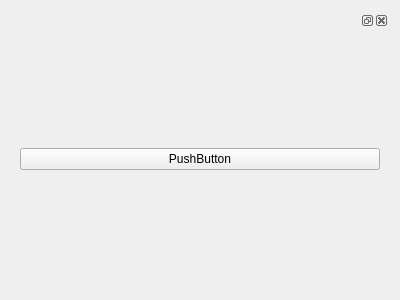
<?xml version="1.0" encoding="UTF-8"?>
<ui version="4.0">
 <class>tt_Form</class>
 <widget class="QWidget" name="tt_Form">
  <property name="geometry">
   <rect>
    <x>0</x>
    <y>0</y>
    <width>400</width>
    <height>300</height>
   </rect>
  </property>
  <property name="windowTitle">
   <string notr="true">Form</string>
  </property>
  <property name="toolTip">
   <string notr="true"/>
  </property>
  <property name="statusTip">
   <string notr="true"/>
  </property>
  <property name="whatsThis">
   <string notr="true"/>
  </property>
  <layout class="QVBoxLayout" name="tt_verticalLayout">
   <item>
    <widget class="QDockWidget" name="tt_dockWidget">
     <property name="toolTip">
      <string notr="true"/>
     </property>
     <property name="statusTip">
      <string notr="true"/>
     </property>
     <property name="whatsThis">
      <string notr="true"/>
     </property>
     <widget class="QWidget" name="tt_dockWidgetContents">
      <property name="toolTip">
       <string notr="true"/>
      </property>
      <property name="statusTip">
       <string notr="true"/>
      </property>
      <property name="whatsThis">
       <string notr="true"/>
      </property>
      <layout class="QVBoxLayout" name="tt_verticalLayout_2">
       <item>
        <widget class="QPushButton" name="tt_pushButton">
         <property name="toolTip">
          <string notr="true"/>
         </property>
         <property name="statusTip">
          <string notr="true"/>
         </property>
         <property name="whatsThis">
          <string notr="true"/>
         </property>
         <property name="accessibleName">
          <string notr="true"/>
         </property>
         <property name="accessibleDescription">
          <string notr="true"/>
         </property>
         <property name="text">
          <string notr="true">PushButton</string>
         </property>
        </widget>
       </item>
      </layout>
     </widget>
    </widget>
   </item>
  </layout>
 </widget>
 <resources/>
 <connections/>
</ui>
